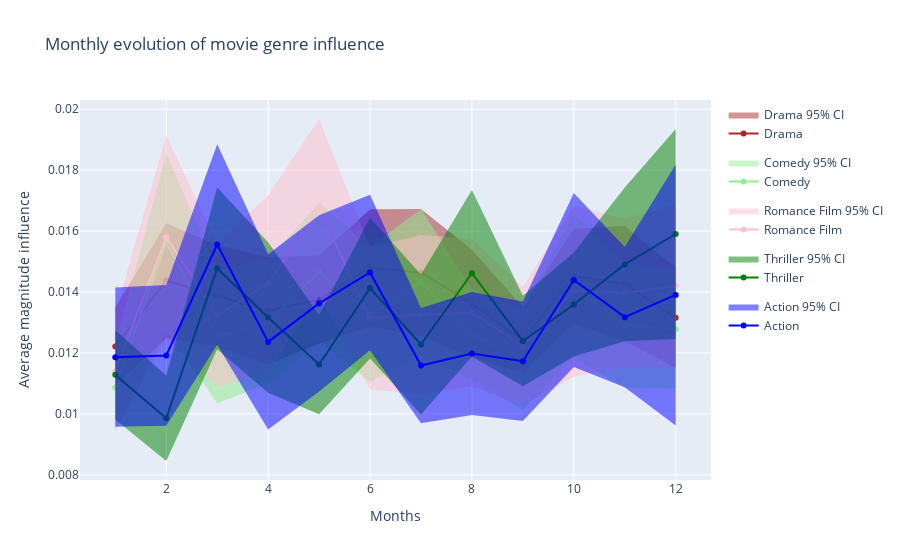

The notebook cell saved with this chart:
### Code cell
# Create the main figure
fig = go.Figure()

# Define the main line plot for each season
genres = most_representative_genre
colors = ['brown', 'lightgreen', 'pink', 'green', 'blue']
#data = [summer_movies_df_sorted, fall_movies_df_sorted, winter_movies_df_sorted, spring_movies_df_sorted]
influence_per_month_per_genre_df.reset_index(inplace=True)


for i, season in enumerate(genres):
    data = influence_per_month_per_genre_df[influence_per_month_per_genre_df['genre'] == season]
    main_trace = go.Scatter(
        x=data['month'],  # Replace with the actual data
        y=data['avg_mag_slope_change_significant_per_month'],  # Replace with the actual data
        mode='lines+markers',
        line_shape='linear',
        name=season,
        line=dict(color=colors[i]),
        legendgroup=season,
        #visible=(season == 'Summer')
    )
    
    # Add the main line trace to the figure
    fig.add_trace(main_trace)
    
    # Calculate confidence interval data
    lower_ci = data['avg_mag_slope_change_significant_per_month'] - 1.96*data['se_mag_slope_change_significant_per_month']  # Replace with the actual data
    upper_ci = data['avg_mag_slope_change_significant_per_month'] + 1.96*data['se_mag_slope_change_significant_per_month']  # Replace with the actual data
    
    # Add the trace for confidence interval
    ci_trace = go.Scatter(
        x=data['month'],  # Replace with the actual data
        y=upper_ci,
        mode='lines',
        line=dict(color=colors[i], width=0),
        name=f'{season} 95% CI',
        showlegend=False,
        legendgroup=season,
        #visible=(season == 'Summer')
    )
    
    fig.add_trace(ci_trace)
    
    # Add the filled area between the main line and confidence interval
    fig.add_trace(go.Scatter(
        x=data['month'],  # Replace with the actual data
        y=lower_ci,
        mode='lines',
        line=dict(color=colors[i], width=0),
        name=f'{season} 95% CI',
        fill='tonexty',
        # fillcolor=f'rgba{((colors[i]), 0.2)}',  # Adjust the transparency as needed
        #showlegend=False,
        legendgroup=season
        #visible=(season == 'Summer')
    ))

# Update the layout
fig.update_layout(
    title='Monthly evolution of movie genre influence',
    xaxis_title='Months',
    yaxis_title='Average magnitude influence'
)

# Show the figure
fig.show()

### Figure 1 — Plotly figure (JSON) as saved in the notebook; plotly's stock layout.template omitted (floating-point values rounded to 4 significant figures)
{"data": [{"legendgroup": "Drama", "line": {"color": "brown", "shape": "linear"}, "mode": "lines+markers", "name": "Drama", "type": "scatter", "x": [1, 2, 3, 4, 5, 6, 7, 8, 9, 10, 11, 12], "y": [0.01221, 0.01437, 0.01387, 0.01338, 0.01375, 0.01479, 0.01464, 0.01362, 0.01243, 0.01452, 0.01427, 0.01315]}, {"legendgroup": "Drama", "line": {"color": "brown", "width": 0}, "mode": "lines", "name": "Drama 95% CI", "showlegend": false, "type": "scatter", "x": [1, 2, 3, 4, 5, 6, 7, 8, 9, 10, 11, 12], "y": [0.01348, 0.01625, 0.01554, 0.01514, 0.0152, 0.01672, 0.01672, 0.01539, 0.01351, 0.01607, 0.01617, 0.01479]}, {"fill": "tonexty", "legendgroup": "Drama", "line": {"color": "brown", "width": 0}, "mode": "lines", "name": "Drama 95% CI", "type": "scatter", "x": [1, 2, 3, 4, 5, 6, 7, 8, 9, 10, 11, 12], "y": [0.01094, 0.01249, 0.0122, 0.01162, 0.01231, 0.01287, 0.01255, 0.01185, 0.01135, 0.01297, 0.01238, 0.01152]}, {"legendgroup": "Comedy", "line": {"color": "lightgreen", "shape": "linear"}, "mode": "lines+markers", "name": "Comedy", "type": "scatter", "x": [1, 2, 3, 4, 5, 6, 7, 8, 9, 10, 11, 12], "y": [0.01087, 0.01563, 0.01254, 0.01303, 0.01466, 0.01326, 0.01433, 0.0126, 0.01179, 0.01421, 0.01291, 0.01278]}, {"legendgroup": "Comedy", "line": {"color": "lightgreen", "width": 0}, "mode": "lines", "name": "Comedy 95% CI", "showlegend": false, "type": "scatter", "x": [1, 2, 3, 4, 5, 6, 7, 8, 9, 10, 11, 12], "y": [0.01234, 0.01852, 0.01473, 0.01506, 0.01694, 0.01547, 0.01672, 0.01408, 0.01345, 0.01657, 0.01496, 0.01472]}, {"fill": "tonexty", "legendgroup": "Comedy", "line": {"color": "lightgreen", "width": 0}, "mode": "lines", "name": "Comedy 95% CI", "type": "scatter", "x": [1, 2, 3, 4, 5, 6, 7, 8, 9, 10, 11, 12], "y": [0.009405, 0.01273, 0.01035, 0.011, 0.01239, 0.01105, 0.01194, 0.01112, 0.01013, 0.01186, 0.01086, 0.01083]}, {"legendgroup": "Romance Film", "line": {"color": "pink", "shape": "linear"}, "mode": "lines+markers", "name": "Romance Film", "type": "scatter", "x": [1, 2, 3, 4, 5, 6, 7, 8, 9, 10, 11, 12], "y": [0.01139, 0.01579, 0.01323, 0.01428, 0.01677, 0.01313, 0.01326, 0.01332, 0.01222, 0.01402, 0.01397, 0.0142]}, {"legendgroup": "Romance Film", "line": {"color": "pink", "width": 0}, "mode": "lines", "name": "Romance Film 95% CI", "showlegend": false, "type": "scatter", "x": [1, 2, 3, 4, 5, 6, 7, 8, 9, 10, 11, 12], "y": [0.01333, 0.01913, 0.0156, 0.01717, 0.01968, 0.01547, 0.01587, 0.01575, 0.01417, 0.01683, 0.0164, 0.01688]}, {"fill": "tonexty", "legendgroup": "Romance Film", "line": {"color": "pink", "width": 0}, "mode": "lines", "name": "Romance Film 95% CI", "type": "scatter", "x": [1, 2, 3, 4, 5, 6, 7, 8, 9, 10, 11, 12], "y": [0.009462, 0.01246, 0.01086, 0.0114, 0.01387, 0.0108, 0.01065, 0.0109, 0.01028, 0.01122, 0.01154, 0.01152]}, {"legendgroup": "Thriller", "line": {"color": "green", "shape": "linear"}, "mode": "lines+markers", "name": "Thriller", "type": "scatter", "x": [1, 2, 3, 4, 5, 6, 7, 8, 9, 10, 11, 12], "y": [0.01128, 0.009859, 0.01477, 0.01316, 0.01162, 0.01413, 0.01228, 0.01462, 0.01239, 0.01359, 0.0149, 0.0159]}, {"legendgroup": "Thriller", "line": {"color": "green", "width": 0}, "mode": "lines", "name": "Thriller 95% CI", "showlegend": false, "type": "scatter", "x": [1, 2, 3, 4, 5, 6, 7, 8, 9, 10, 11, 12], "y": [0.01275, 0.01126, 0.01742, 0.01563, 0.01325, 0.01644, 0.01457, 0.01735, 0.01387, 0.0153, 0.01742, 0.01935]}, {"fill": "tonexty", "legendgroup": "Thriller", "line": {"color": "green", "width": 0}, "mode": "lines", "name": "Thriller 95% CI", "type": "scatter", "x": [1, 2, 3, 4, 5, 6, 7, 8, 9, 10, 11, 12], "y": [0.009814, 0.008455, 0.01212, 0.01069, 0.009992, 0.01182, 0.009984, 0.01189, 0.01091, 0.01189, 0.01238, 0.01245]}, {"legendgroup": "Action", "line": {"color": "blue", "shape": "linear"}, "mode": "lines+markers", "name": "Action", "type": "scatter", "x": [1, 2, 3, 4, 5, 6, 7, 8, 9, 10, 11, 12], "y": [0.01186, 0.01192, 0.01556, 0.01236, 0.01363, 0.01464, 0.01159, 0.01198, 0.01173, 0.01439, 0.01317, 0.0139]}, {"legendgroup": "Action", "line": {"color": "blue", "width": 0}, "mode": "lines", "name": "Action 95% CI", "showlegend": false, "type": "scatter", "x": [1, 2, 3, 4, 5, 6, 7, 8, 9, 10, 11, 12], "y": [0.01415, 0.01423, 0.01885, 0.01524, 0.01652, 0.01719, 0.01348, 0.014, 0.01369, 0.01725, 0.01548, 0.01818]}, {"fill": "tonexty", "legendgroup": "Action", "line": {"color": "blue", "width": 0}, "mode": "lines", "name": "Action 95% CI", "type": "scatter", "x": [1, 2, 3, 4, 5, 6, 7, 8, 9, 10, 11, 12], "y": [0.009578, 0.00961, 0.01227, 0.009485, 0.01073, 0.01209, 0.009697, 0.009962, 0.009771, 0.01154, 0.01087, 0.009624]}], "layout": {"title": {"text": "Monthly evolution of movie genre influence"}, "xaxis": {"title": {"text": "Months"}}, "yaxis": {"title": {"text": "Average magnitude influence"}}}}
